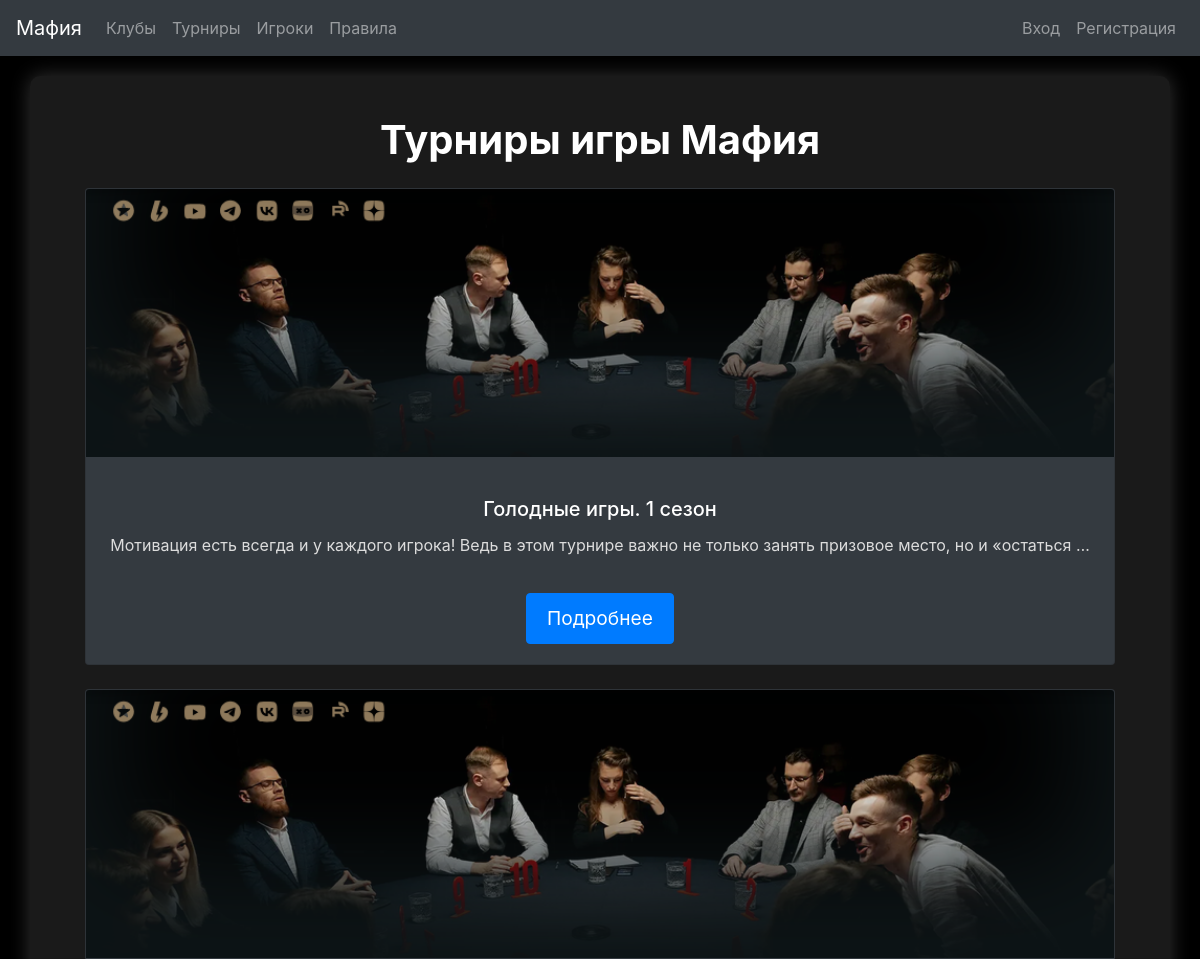
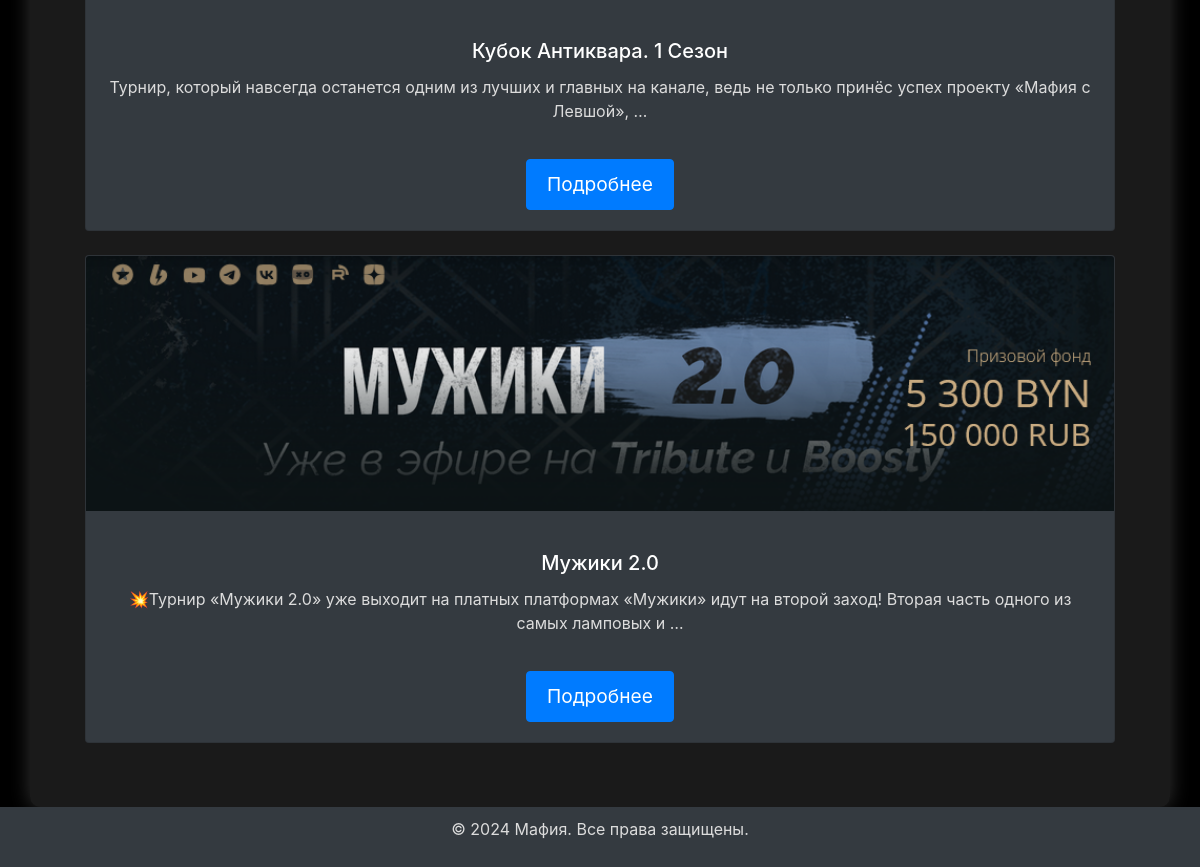
/tournaments/, run on the app's committed database (2 pictures, top to bottom).
### tournaments/models.py (models this page shows, shortened)
class Tournament(models.Model):
    name = models.CharField(max_length=100, verbose_name="Название турнира")
    date = models.DateField(verbose_name="Дата турнира")
    description = models.TextField(verbose_name="Описание турнира")
    image = models.ImageField(upload_to='tournament_images/', blank=True, null=True, verbose_name="Изображение турнира")
    club = models.ForeignKey(Club, on_delete=models.CASCADE, verbose_name="Клуб", null=True, blank=True)

### tournaments/views.py (the view)
# urls.py: path('', views.tournament_list, name='tournament_list'),
def tournament_list(request):
    tournaments = Tournament.objects.all()
    return render(request, 'tournaments/tournament_list.html', {'tournaments': tournaments})

### tournaments/templates/tournaments/tournament_list.html (shortened to what this page needs)
{% extends "base.html" %}
{% load static %}
{% block content %}
<h1 class="text-center mb-4">Турниры игры Мафия</h1>
<div class="container">
    <div class="row">
        {% for tournament in tournaments %}
            <div class="col-md-12 mb-4">
                <div class="card bg-dark text-white">
                    {% if tournament.image %}
                        <img src="{{ tournament.image.url }}" class="card-img-top img-fluid" alt="{{ tournament.name|escape }}">
                    {% else %}
                        <img src="{% static 'images/tournament_placeholder.jpg' %}" class="card-img-top img-fluid" alt="{{ tournament.name|escape }}">
                    {% endif %}
                    <div class="card-body">
                        <h5 class="card-title">{{ tournament.name|escape }}</h5>
                        <p class="card-text">{{ tournament.description|truncatewords:20|escape }}</p>
                        <a href="{% url 'tournament_detail' tournament.pk %}" class="btn btn-primary">Подробнее</a>
                    </div>
                </div>
            </div>
        {% empty %}
            <div class="col-12 text-center text-white">
                <p>На данный момент нет доступных турниров.</p>
            </div>
        {% endfor %}
    </div>
</div>
{% endblock %}

### templates/base.html (style rules this page uses)
body { background-color: black; color: white; text-align: center; }
h1, h2 { color: #fff; margin-bottom: 20px; font-weight: bold; }
p { color: #dcdcdc; }
img { width: 100%; height: auto; margin-bottom: 20px; }
.btn { margin-top: 20px; padding: 10px 20px; font-size: 1.2em; }

### data on the page
Tournament: image (picture), name "Голодные игры. 1 сезон", description "Мотивация есть всегда и у каждого игрока! Ведь в этом турнире важно не только занять призовое место, но и «остаться …"
Tournament: image (picture), name "Кубок Антиквара. 1 Сезон", description "Турнир, который навсегда останется одним из лучших и главных на канале, ведь не только принёс успех проекту «Мафия с Левшой», …"
Tournament: image (picture), name "Мужики 2.0", description "💥Турнир «Мужики 2.0» уже выходит на платных платформах «Мужики» идут на второй заход! Вторая часть одного из самых ламповых и …"
